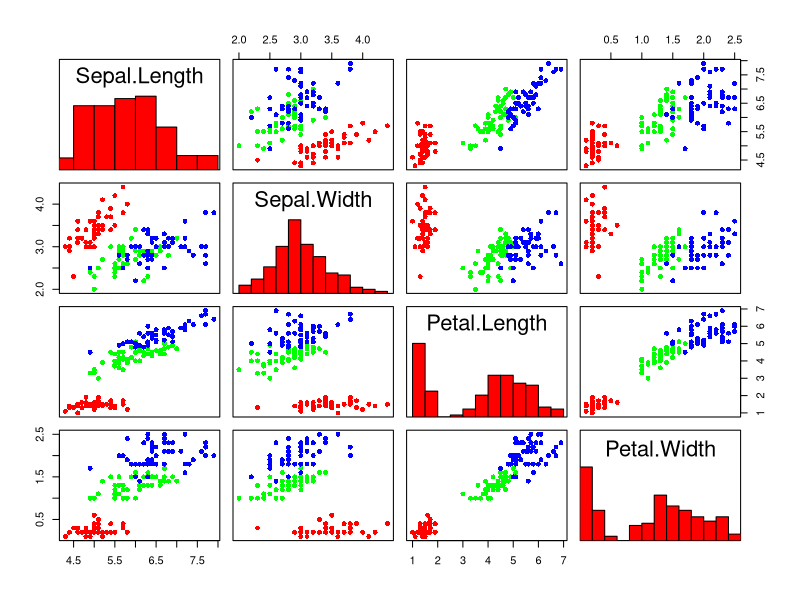
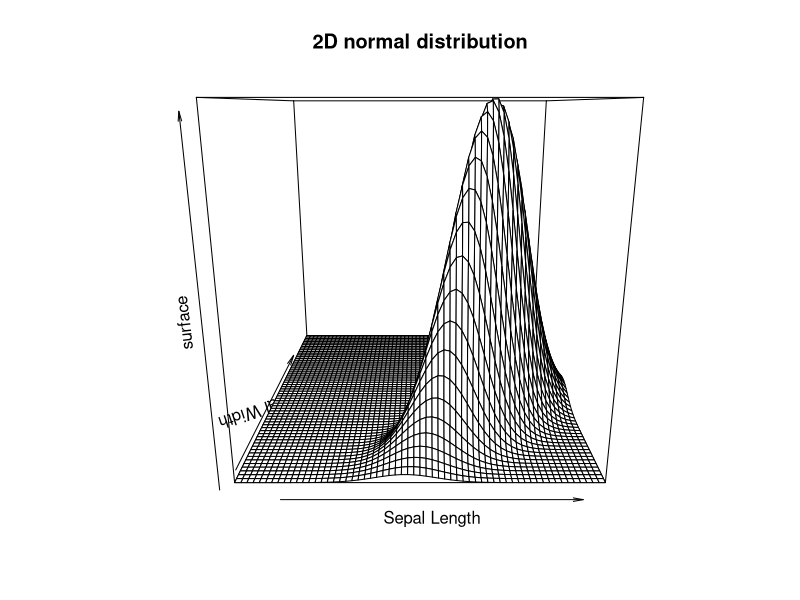
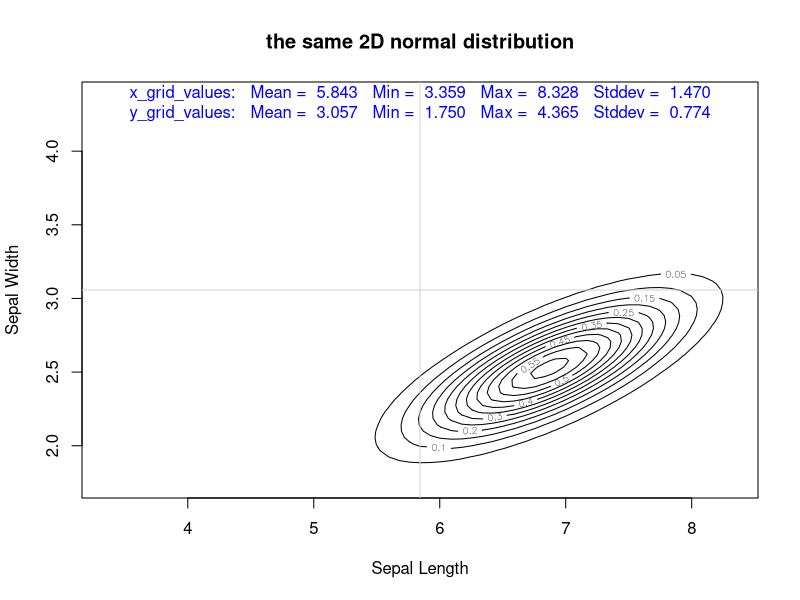
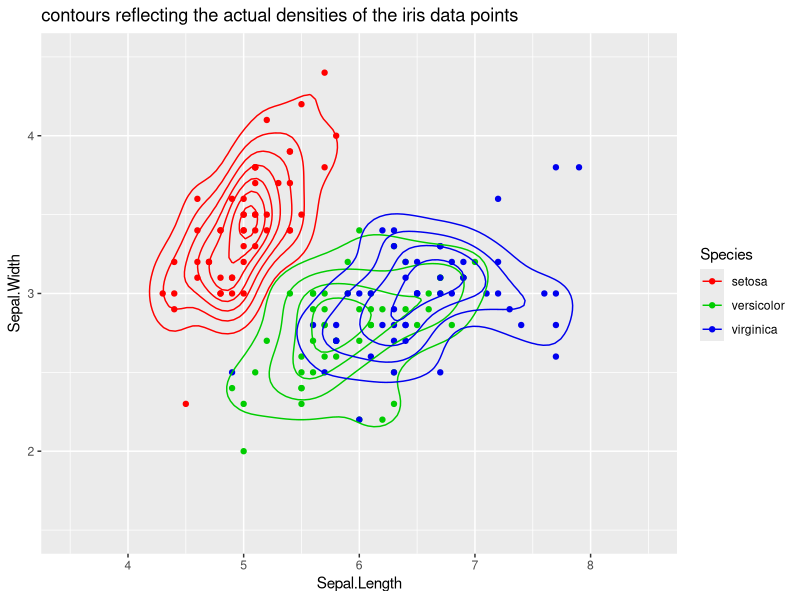

These charts were generated, in order, by the following R code:

# coding: utf-8

# # HW2 Problem #1:  Multivariate Normal Distributions
# 
# ## Due Sunday April 30, at 11:55pm

# ## Specification of the Problem:
# 
# You are given a tabular dataset containing feature values $X$ and classes $\boldsymbol{y}$,
# where the $y$ values are integers between 1 and $k$ (so $k$ is the number of classes).
# 
# (1) Derive the Gaussian/Multivariate Normal Distribution parameters for each class (the centroid/mean vector, and the covariance matrix).
# 
# (2) For each row $\boldsymbol{x}_i$ in the $X$ matrix,
# compute its Gaussian distance to each of the $k$ MVNs
# (using the Gaussian pdf / likelihood function).
# If $j_{min}$ is this closest class, and is different from $y_i$, print $i$, $j_{min}$, and $y_i$.
# 
# More specifically, develop a program that reads in a single numeric table from stdin.
# The last column is $\boldsymbol{y}$, and the columns before this define a matrix $X$.
# Your program should identify rows in the dataset that are "misclassified" by $\boldsymbol{y}$,
# and print out information about these rows.
# 
# For example, with the <b>iris</b> dataset, the $\boldsymbol{x}_i$ rows
# for $i =$ 33, 47, and 58 have this property.
# So your program should print the following:
# 
# <pre>
# 51 3 2 
# 53 3 2 
# 58 1 2 
# 60 1 2 
# 61 1 2 
# 77 3 2 
# 78 3 2 
# 80 1 2 
# 81 1 2 
# 82 1 2 
# 87 3 2 
# 94 1 2 
# 99 1 2 
# 102 2 3 
# 107 2 3 
# 114 2 3 
# 115 2 3 
# 120 2 3 
# 122 2 3 
# 124 2 3 
# 127 2 3 
# 128 2 3 
# 139 2 3 
# 143 2 3 
# 147 2 3 
# 150 2 3 
# </pre>
# 
# The three columns of this output represent the $i$, $j_{min}$, and $y_i$ values mentioned above.
# 

# ## Multivariate Normal Distributions
# 
# We can define a $p$-dimensional Gaussian function in the following way.
# Let $X$ be a $n \times p$ matrix of (normally-distributed) feature values,
# whose $p \times p$ covariance matrix is $\Sigma$,
# and whose column means are in the vector ${\boldsymbol{\mu}}$.
# 
# Assuming that $\boldsymbol{x}$ represent a $p$-dimensional value,
# then a $p$-dimensional MVN (multivariate normal distribution) is
# 
# $$
# g({\boldsymbol{x}}, {\boldsymbol{\mu}}, \Sigma) ~~=~~
# \frac{1}{{(2\,\pi)}^{p/2}} ~
# \frac{1}{\sqrt{\det\,\Sigma}} ~
# \exp\left({ \, -\frac{1}{2} \;
# {\,({\boldsymbol{x}}-{\boldsymbol{\mu}})'}
# \; \Sigma^{-1} \,
# {\,({\boldsymbol{x}}-{\boldsymbol{\mu}})}
#  \, }\right) .
# $$
# 
# Because $\Sigma$ is a covariance matrix, it is nonnegative definite (its determinant is nonnegative and the square root is defined).

# ## Example: finding the covariance matrix and 4D MVN for the iris data

# In[5]:

data(iris)

X = as.matrix(iris[, 1:4])
means  = apply(X, 2, mean)
sigmas = apply(X, 2, sd)
n = dim(X)[1]
p = dim(X)[2]

k = length(unique(iris$Species))  # number of classes

species_class_number = unclass(iris$Species)
iris_colors = c("red","green","blue")

y = species_class_number


Sigma = cov(X)  # covariance matrix
detSigma = det(Sigma)

SigmaInverse = solve(Sigma)    #  This is R's way to compute:  inverse(Sigma)

cat("\n\ncovariance matrix:\n\n")
print(Sigma)

cat("\n\ninverse covariance matrix\n\n")
print(SigmaInverse)

cat("\n\ncorrelation matrix for the Iris data:\n\n")

print( cor(iris[,1:4]) )



# In[7]:

Sigma = cov(X)  # covariance matrix
detSigma = det(Sigma)

SigmaInverse = solve(Sigma)    #  R's way to compute:  inverse(Sigma)

cat("\n\ncovariance matrix:\n\n")
print(Sigma)

cat("\n\ninverse covariance matrix\n\n")
print(SigmaInverse)

cat("\n\ncorrelation matrix for the Iris data:\n\n")

print( cor(iris[,1:4]) )

cat("\n\nthe correlation matrix for the Iris data summarizes the slopes of pairwise plots\n\n")

panel.hist = function(x, ...)
{
    usr <- par("usr"); on.exit(par(usr))
    par(usr = c(usr[1:2], 0, 1.5) )
    h <- hist(x, plot = FALSE)
    breaks <- h$breaks; nB <- length(breaks)
    hy <- h$counts; hy <- hy/max(hy)
    rect(breaks[-nB], 0, breaks[-1], hy, ...)
}

pairs(X, col=iris_colors[y], pch=16, diag.panel = panel.hist )


# ## The Multivariate Normal / Gaussian pdf as a function
# 
# $$
# g({\boldsymbol{x}}, {\boldsymbol{\mu}}, \Sigma) ~~=~~
# \frac{1}{{(2\,\pi)}^{p/2}} ~
# \frac{1}{\sqrt{\det\,\Sigma}} ~
# \exp\left({ \, -\frac{1}{2} \;
# {\,({\boldsymbol{x}}-{\boldsymbol{\mu}})'}
# \; \Sigma^{-1} \,
# {\,({\boldsymbol{x}}-{\boldsymbol{\mu}})}
#  \, }\right) .
# $$
# 

# In[8]:

g = function(xvec, meanvec, inverseCovMatrix) {
     1 / sqrt(2*pi)^2 / sqrt(detSigma) *
         exp( -1/2 * ( t(xvec-meanvec) %*% inverseCovMatrix %*% (xvec-meanvec) )[1,1] )
}


# In[9]:

# generate a surface, filled with heights of a 2D Gaussian/MVN
# using columns 1 and 2 (the Sepal Length and Sepal Width columns)

nvalues = 61
x_grid_values = seq(-3,3, length=nvalues) * sigmas[1] + means[1]
y_grid_values = seq(-3,3, length=nvalues) * sigmas[2] + means[2]

surface = matrix(0, nvalues, nvalues)
for (i in 1:nvalues) {
   for (j in 1:nvalues) {

       surface[i,j]  =  g( c(x_grid_values[i],y_grid_values[j]), means, SigmaInverse )
       
   }
}

# plot the 2D Gaussian ("bi-variate normal distribution")

persp(surface, x=x_grid_values, y=y_grid_values, main="2D normal distribution",
       xlab="Sepal Length", ylab="Sepal Width")


# ## Contour maps

# In[10]:

contour(surface, x=x_grid_values, y=y_grid_values, main="the same 2D normal distribution",
       xlab="Sepal Length", ylab="Sepal Width")

annotate_plot_with_parameters = function(x, line=0, ...) {
 mtext(sprintf("%s:   Mean = %6.3f   Min = %6.3f   Max = %6.3f   Stddev = %6.3f",
  paste(deparse(substitute(x))),
    # R uses call by name;  this incantation obtains the input expression as a string
  mean(x),min(x),max(x),sd(x)), line=line, col="blue", ...)
}

annotate_plot_with_parameters(x_grid_values,-1)
annotate_plot_with_parameters(y_grid_values,-2)

abline(v=mean(x_grid_values),col="lightgray")
abline(h=mean(y_grid_values),col="lightgray")



# In[11]:

# print summary statistics for each kind of iris

print( by( iris[,1:4], iris[,5], summary ) )

## equivalently:
# print( by( X, y, summary ) )

# notice that the Mean values in these summaries give the centroids of each cluster/MVN


# ## Print mean vectors and covariance matrices for each class

# In[12]:

for (j in 1:k) {
   Data_for_j_th_class = subset(X, (y==j) )
   mean_vector = matrix( apply(Data_for_j_th_class, 2, mean), nrow=p, ncol=1 )  # column vector
   cov_matrix = cov(Data_for_j_th_class)
   print( as.character(unique(iris$Species))[j] )
   print( mean_vector )
   print( cov_matrix )
}


# In[13]:

# load ggplot2, an important graphics/visualization package

not.installed <- function(pkg) !is.element(pkg, installed.packages()[,1])

if (not.installed("ggplot2"))  install.packages("ggplot2")  # we need the ggplot2 package

library(ggplot2)


# In[15]:

m = ggplot(iris, aes(x = Sepal.Length, y = Sepal.Width, color = Species))
m = m + xlim(3.5,8.5) + ylim(1.5,4.5) + geom_point() + geom_density2d()
m = m + scale_color_manual(values=c( setosa="red", versicolor="green3", virginica="blue2" ))
m = m + ggtitle("contours reflecting the actual densities of the iris data points")
print(m)


# ## That's it!  Now just write an R function <tt>MVN(Table)</tt> that finds the closest Multivariate Normal Distribution for any table (dataset).
# 
# 
# Write a function in R called <tt>MVN(Table)</tt>
# that takes a R data.frame called <tt>Table</tt>
# and then prints the means and covariance matrices for each class.
# 
# The last column in R is a classification.
# You may assume the value of the classification is an integer from 1 to k,
# where k is the number of classes.
# 
# To get you started, your R function can be an extension of this outline below:
# 
# <pre>
# MVN = function(Table) {
# 
#     X = data.matrix( Table[, 1:(ncol(Table)-1) ] )  #  data.matrix() forces data to be numeric
#     classifications = Table[, ncol(Table) ]
# 
#     k = length(unique(classifications))  #  k is the number of different classifications
#     
#     y = classifications  # the class values will always be integers from 1 to k here.
# 
#     n = nrow(X)
#     p = ncol(X)
#     
#     distance_value = matrix(0, nrow=n, ncol=k)  # matrix to record distance values
# 
#     # ... For each class j from 1 to k
#     # ...    Derive the MVN distribution parameters for the j-th class.
#     # ...    For each row x[i,] in the X matrix,
#     # ...       distance_value[i,j] = the Gaussian distance_value of x[i,] to class j 
#     # ...           (using a function like g(), defined above).
# 
#     # ... For each row x[i,] in the X matrix,
#     # ...    If jmin is the number of this closest class and is different from y[i],
#     # ...    print i, jmin, and y[i].
# 
# }
# </pre>
# 
# Put your function in a file called <tt>MVN.R</tt>, and upload it to CCLE.

# # What your program's output should look like
# 
# For example, with the <b>iris</b> dataset, the $\boldsymbol{x}_i$ rows
# for $i =$ 33, 47, and 58 have this property.
# So your program should print the following:
# 
# <pre>
# 51 3 2 
# 53 3 2 
# 58 1 2 
# 60 1 2 
# 61 1 2 
# 77 3 2 
# 78 3 2 
# 80 1 2 
# 81 1 2 
# 82 1 2 
# 87 3 2 
# 94 1 2 
# 99 1 2 
# 102 2 3 
# 107 2 3 
# 114 2 3 
# 115 2 3 
# 120 2 3 
# 122 2 3 
# 124 2 3 
# 127 2 3 
# 128 2 3 
# 139 2 3 
# 143 2 3 
# 147 2 3 
# 150 2 3 
# </pre>
# 
# The three columns of this output represent the $i$, $j_{min}$, and $y_i$ values,
# where $j_{min}$ is the number of the class to which $\boldsymbol{x}_i$ is closest.
# 

# #  Before submitting it, test your program on two datasets:
# 
# ### 1. Try your function on the "vowels" dataset.
# 
# <pre>
# ##  The vowels data is from library(ESL), but we include vowels.csv with this assignment.
# 
# vowels = read.csv("vowels.csv", header=TRUE)
# 
# MVN(vowels)
# 
# ##  'y', the last column, is an integer between 1 and 11 (the classification of the vowel sound).
# </pre>
# 
# ### 2. Try your function on the "spam" dataset.
# 
# <pre>
# ##  The spam data is from library(ESL), but we include spam.csv with this assignment.
# 
# spam = read.csv("spam.csv", header=TRUE)
# 
# MVN(spam)
# 
# ##  'is_spam', the last column, is 2 if the classification is spam, 1 if not spam.
# </pre>
# 
# You can include your output for these two tests in your notebook here,
# or in some separate file.
# Submit this output along with the rest of your HW2 materials.
# 
# ## Then:  Upload to CCLE both your R function file <tt>MVN.R</tt> and its output for these two test datasets.

# In[ ]:



